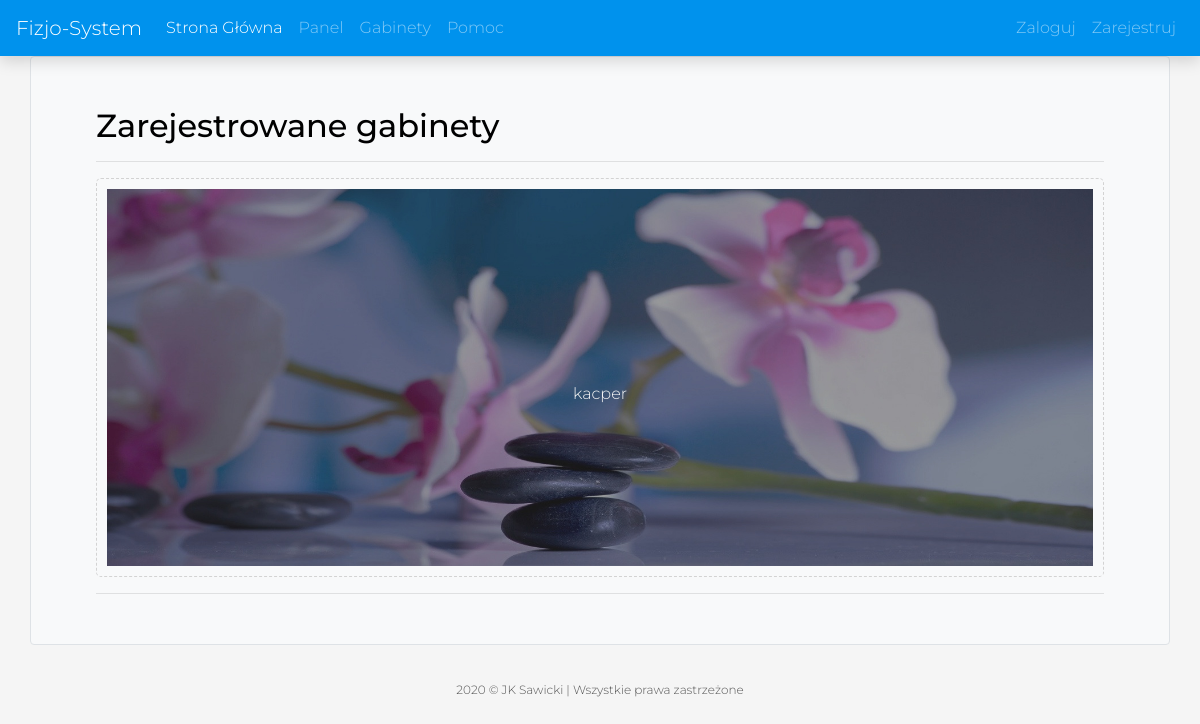
/offices/, run on an earlier commit of the app's database.
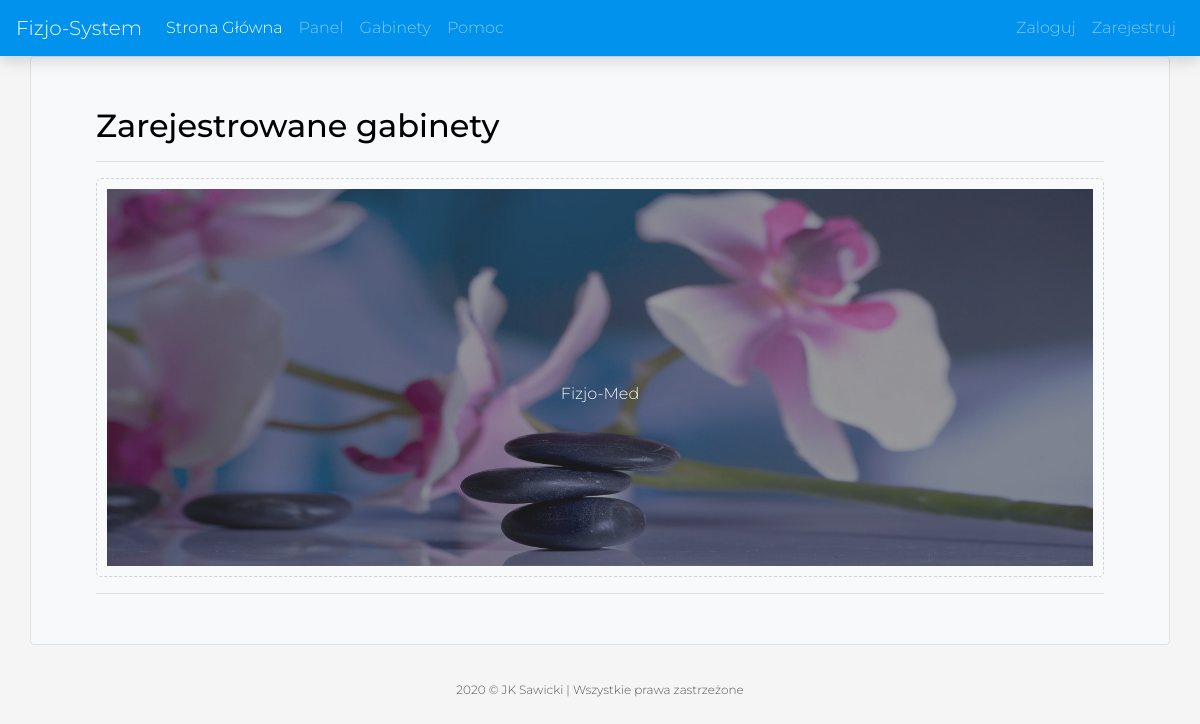
And on a later commit of the database.
### users/models.py (models this page shows)
class Office(models.Model):
    user = models.OneToOneField(User, on_delete=models.CASCADE, primary_key=True)
    name = models.CharField(max_length=50)
    address = models.CharField(max_length=100)
    city = models.CharField(max_length=100)
    phone_number = models.CharField(max_length=9)
    website = models.CharField(max_length=20)

### home_page/views.py (the view)
# urls.py: path('offices/', Offices.as_view(), name='offices')
class Offices(View):
    model = Office
    template_name = 'home_page/offices.html'
    def get(self, request):
        context = {
            'offices': Office.objects.all()
        }
        return render(request, self.template_name, context)

### home_page/templates/home_page/offices.html (shortened to what this page needs)
{% extends 'Physiotherapy_Management_System/base.html' %}
{% load static %}
{% block content %}
    <div class="container border rounded bg-light">
        <div class="form">
            {% if offices %}
                <h2>Zarejestrowane gabinety</h2>
                <hr>
                {% for office in offices %}
                    <div class="container-office">
                        <img src="{% static 'img/massage-599532_1920.jpg' %}" style="width:100%">
                        <div class="center-office">{{ office.name }}</div>
                    </div>
                    <hr>
                {% endfor %}
            {% else %}
                <h2>Brak zarejestrowanych gabinetów</h2>
                <hr>
            {% endif %}
        </div>
    </div>
{% endblock content %}

### templates/Physiotherapy_Management_System/base.html (shortened to what this page needs)
{% load static %}
<!DOCTYPE html>
<html lang="pl">
<head>
    <link rel="stylesheet" href="https://maxcdn.bootstrapcdn.com/bootstrap/4.0.0/css/bootstrap.min.css"
>
    <link rel="stylesheet" href="https://cdnjs.cloudflare.com/ajax/libs/font-awesome/4.7.0/css/font-awesome.min.css">
    <link rel="stylesheet" type="text/css" href="{% static "css/navbar.css" %}">
    <link rel="stylesheet" type="text/css" href="{% static "css/mystyle.css" %}">
</head>
<body>
<nav class="navbar navbar-expand-lg navbar-dark primary-color">
    <a class="navbar-brand" href="{% url 'home' %}">Fizjo-System</a>
    <div class="collapse navbar-collapse" id="basicExampleNav">
        <ul class="navbar-nav mr-auto">
            <li class="nav-item active">
                <a class="nav-link" href="{% url 'home' %}">Strona Główna
                </a>
            </li>
            <li class="nav-item">
                <a class="nav-link" href="{% url 'panel' %}">Panel</a>
            </li>
            <li class="nav-item">
                <a class="nav-link" href="{% url 'offices' %}">Gabinety</a>
            </li>
            <li class="nav-item">
                <a class="nav-link" href="{% url 'help' %}">Pomoc</a>
            </li>
        </ul>
        {% if user.is_authenticated %}
            <ul class="navbar-nav ml-auto">
                {% if user.is_patient %}
                    <li class="nav-item">
                        <a class="nav-link" href="{% url 'profile-patient' %}">Profil</a>
                    </li>
                {% else %}
                    <li class="nav-item">
                        <a class="nav-link" href="{% url 'profile-office' %}">Profil</a>
                    </li>
                {% endif %}
                <li class="nav-item">
                    <a class="nav-link" href="{% url 'logout' %}">Wyloguj</a>
                </li>
            </ul>
        {% else %}
            <ul class="navbar-nav ml-auto">
                <li class="nav-item">
                    <a class="nav-link" href="{% url 'login' %}">Zaloguj</a>
                </li>
                <li class="nav-item">
                    <a class="nav-link" href="{% url 'signup' %}">Zarejestruj</a>
                </li>
            </ul>
        {% endif %}
    </div>
</nav>
{% block content %}{% endblock content %}
<footer>
    <p class="main">
        2020 © JK Sawicki | Wszystkie prawa zastrzeżone
    </p>
</footer>
</body>
</html>

### users/static/css/navbar.css (style rules this page uses)
body { -moz-osx-font-smoothing: grayscale; -ms-flex-direction: column; -webkit-box-direction: normal; -webkit-box-orient: vertical; -webkit-font-smoothing: antialiased; background: #f5f5f5; color: black; flex-direction: column; font-family: Montserrat, sans-serif; font-size: 1em; font-weight: 300; margin: 0; }
nav { cursor: pointer; margin: 0 auto; background: #0092ed; box-shadow: 0 5px 15px rgba(0, 0, 0, .15); }
footer { color: #555; font-size: 12px; margin-top: 3em; text-align: center; margin-bottom: 2.2rem; }

### users/static/css/mystyle.css (style rules this page uses)
.form { margin: 50px; }
.center-office { text-align: center; color: whitesmoke; margin-bottom: 160px; margin-top: -184px; }
.container-office { position: relative; text-align: center; border-style: dashed; border-width: 1px; border-radius: 5px; border-color: lightgrey; padding: 10px; }
a:hover, a:visited, a:link, a:active { text-decoration: none; }

What changed in the data, as far as the page shows it:
removed Office: name "kacper"
added Office: name "Fizjo-Med"
